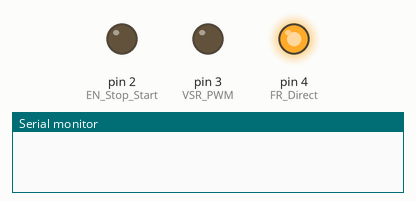
A sketch run on a simulated Arduino Uno, built with avr-gcc and run on an emulated ATmega328P. Parts: output pins drawn as LEDs (lit = HIGH), the last lines printed to the serial monitor.

Above: at 0.1 s.
At 37.1 s:
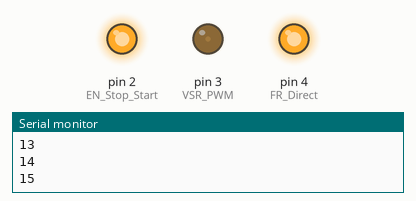
Timing chart, 0 to 38.6 s (numbered marks = the images above):
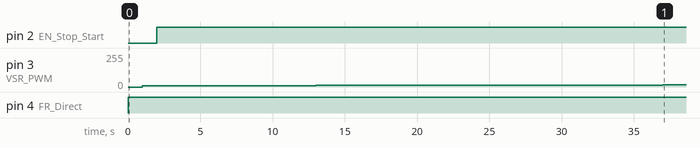

The sketch:

BlowerTestRev2.ino
```cpp
/* BlowerTest-Program to test the connectivity of board, blower BLDC and Arduino.
 *            Program has for loop to run blower from minimum to maximum speed by varying pwm value between min and max value
 * Author - AkRoy
 * Date - 09/04/2020
 */
#define VSR_PWM 3
#define EN_Stop_Start 2
#define FR_Direct 4
#define FG_Hall 7
#define Min_PWM 10
#define Max_PWM 250

void setup() {
  Serial.begin(9600);
  pinMode(VSR_PWM,OUTPUT);//for controlling via PWM signal
  pinMode(EN_Stop_Start,OUTPUT);//for Start- High; Stop - Low
  pinMode(FR_Direct,OUTPUT); //for CCW - High; CW - Low
 // pinMode(FG_Hall,INPUT); // for speed pulse output
}

void loop() {
  BlowerRun();//function to run blower from min to max rpm with PWM signal
  delay(1000);
  BlowerStop();//function to stop the blower
  delay(5000);
}

void BlowerRun(){
  digitalWrite(FR_Direct,HIGH);
  delay(1000);
  for(int i=Min_PWM;i<Max_PWM;i++){
      analogWrite(VSR_PWM,i);
      delay(1000);
      digitalWrite(EN_Stop_Start,HIGH);
      Serial.println(i);
      delay(5000);
  }
  }

void BlowerStop(){
  digitalWrite(EN_Stop_Start,LOW);
  }
```

Measured:
- by itself, pin 2 (EN_Stop_Start): LOW → HIGH at 2.0 s
- by itself, pin 3 (VSR_PWM): moves from 0/255 to 16/255 over 36.0 s
- by itself, pin 4 (FR_Direct): LOW → HIGH at 0.00 s
